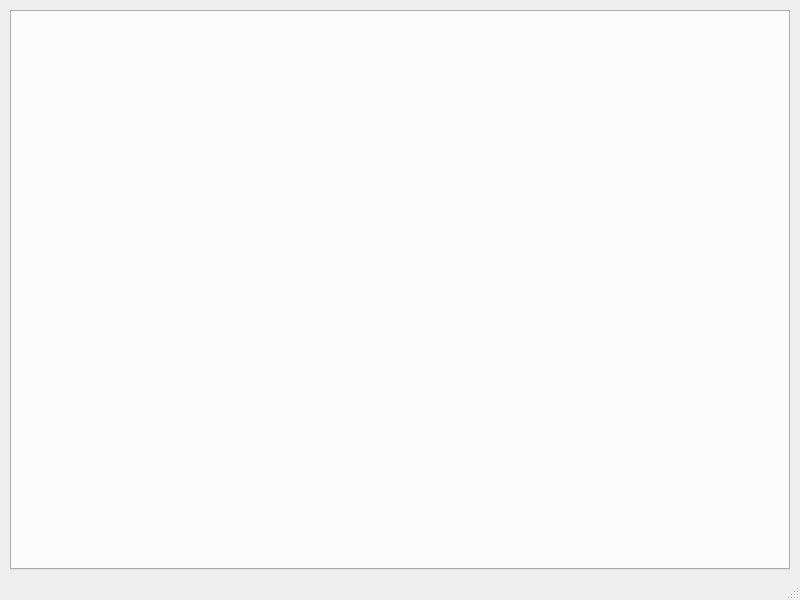
<?xml version="1.0" encoding="UTF-8"?>
<ui version="4.0">
 <class>MainWindow</class>
 <widget class="QMainWindow" name="MainWindow">
  <property name="geometry">
   <rect>
    <x>0</x>
    <y>0</y>
    <width>800</width>
    <height>600</height>
   </rect>
  </property>
  <property name="windowTitle">
   <string>MainWindow</string>
  </property>
  <widget class="QWidget" name="centralwidget">
   <widget class="QTabWidget" name="tabWidget">
    <property name="enabled">
     <bool>true</bool>
    </property>
    <property name="geometry">
     <rect>
      <x>10</x>
      <y>10</y>
      <width>780</width>
      <height>560</height>
     </rect>
    </property>
    <property name="currentIndex">
     <number>-1</number>
    </property>
   </widget>
  </widget>
  <widget class="QMenuBar" name="menubar">
   <property name="geometry">
    <rect>
     <x>0</x>
     <y>0</y>
     <width>800</width>
     <height>20</height>
    </rect>
   </property>
  </widget>
  <widget class="QStatusBar" name="statusbar">
   <property name="statusTip">
    <string/>
   </property>
   <property name="sizeGripEnabled">
    <bool>true</bool>
   </property>
  </widget>
 </widget>
 <resources/>
 <connections/>
</ui>
